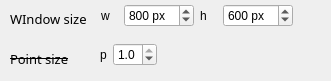
   <widget class="QWidget" name="start_widget_2" native="true">
    <property name="geometry">
     <rect>
      <x>30</x>
      <y>260</y>
      <width>331</width>
      <height>81</height>
     </rect>
    </property>
    <widget class="QLabel" name="label_27">
     <property name="geometry">
      <rect>
       <x>10</x>
       <y>10</y>
       <width>81</width>
       <height>17</height>
      </rect>
     </property>
     <property name="font">
      <font>
       <family>Bree</family>
       <pointsize>10</pointsize>
      </font>
     </property>
     <property name="text">
      <string>WIndow size</string>
     </property>
    </widget>
    <widget class="QWidget" name="widget_7" native="true">
     <property name="geometry">
      <rect>
       <x>100</x>
       <y>0</y>
       <width>231</width>
       <height>71</height>
      </rect>
     </property>
     <widget class="QWidget" name="layoutWidget_11">
      <property name="geometry">
       <rect>
        <x>0</x>
        <y>40</y>
        <width>227</width>
        <height>30</height>
       </rect>
      </property>
      <layout class="QHBoxLayout" name="horizontalLayout_45">
       <item>
        <layout class="QHBoxLayout" name="horizontalLayout_46">
         <item>
          <widget class="QLabel" name="label_62">
           <property name="text">
            <string>p</string>
           </property>
           <property name="buddy">
            <cstring>spin_win_hei</cstring>
           </property>
          </widget>
         </item>
         <item>
          <widget class="QDoubleSpinBox" name="spin_point">
           <property name="decimals">
            <number>1</number>
           </property>
           <property name="maximum">
            <double>1.000000000000000</double>
           </property>
           <property name="singleStep">
            <double>0.100000000000000</double>
           </property>
           <property name="value">
            <double>1.000000000000000</double>
           </property>
          </widget>
         </item>
        </layout>
       </item>
       <item>
        <spacer name="horizontalSpacer_3">
         <property name="orientation">
          <enum>Qt::Horizontal</enum>
         </property>
         <property name="sizeHint" stdset="0">
          <size>
           <width>148</width>
           <height>20</height>
          </size>
         </property>
        </spacer>
       </item>
      </layout>
     </widget>
     <widget class="QWidget" name="layoutWidget">
      <property name="geometry">
       <rect>
        <x>1</x>
        <y>1</y>
        <width>192</width>
        <height>30</height>
       </rect>
      </property>
      <layout class="QHBoxLayout" name="horizontalLayout_42">
       <item>
        <layout class="QHBoxLayout" name="horizontalLayout_23">
         <property name="spacing">
          <number>6</number>
         </property>
         <item>
          <widget class="QLabel" name="label_32">
           <property name="text">
            <string>w</string>
           </property>
           <property name="buddy">
            <cstring>spin_win_wid</cstring>
           </property>
          </widget>
         </item>
         <item>
          <widget class="QSpinBox" name="spin_win_wid">
           <property name="suffix">
            <string> px</string>
           </property>
           <property name="prefix">
            <string/>
           </property>
           <property name="maximum">
            <number>2000</number>
           </property>
           <property name="singleStep">
            <number>50</number>
           </property>
           <property name="value">
            <number>800</number>
           </property>
          </widget>
         </item>
        </layout>
       </item>
       <item>
        <layout class="QHBoxLayout" name="horizontalLayout_22">
         <property name="spacing">
          <number>6</number>
         </property>
         <item>
          <widget class="QLabel" name="label_31">
           <property name="text">
            <string>h</string>
           </property>
           <property name="buddy">
            <cstring>spin_win_hei</cstring>
           </property>
          </widget>
         </item>
         <item>
          <widget class="QSpinBox" name="spin_win_hei">
           <property name="suffix">
            <string> px</string>
           </property>
           <property name="maximum">
            <number>1400</number>
           </property>
           <property name="singleStep">
            <number>50</number>
           </property>
           <property name="value">
            <number>600</number>
           </property>
          </widget>
         </item>
        </layout>
       </item>
      </layout>
     </widget>
    </widget>
    <widget class="QLabel" name="label_63">
     <property name="geometry">
      <rect>
       <x>10</x>
       <y>50</y>
       <width>81</width>
       <height>17</height>
      </rect>
     </property>
     <property name="font">
      <font>
       <family>Bree</family>
       <pointsize>10</pointsize>
       <strikeout>true</strikeout>
      </font>
     </property>
     <property name="text">
      <string>Point size</string>
     </property>
    </widget>
   </widget>
